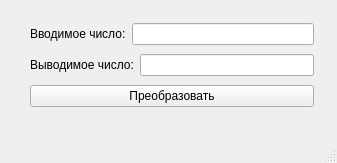
<?xml version="1.0" encoding="UTF-8"?>
<ui version="4.0">
 <class>MainWindow</class>
 <widget class="QMainWindow" name="MainWindow">
  <property name="geometry">
   <rect>
    <x>0</x>
    <y>0</y>
    <width>337</width>
    <height>163</height>
   </rect>
  </property>
  <property name="windowTitle">
   <string>MainWindow</string>
  </property>
  <widget class="QWidget" name="centralwidget">
   <widget class="QWidget" name="">
    <property name="geometry">
     <rect>
      <x>30</x>
      <y>20</y>
      <width>284</width>
      <height>93</height>
     </rect>
    </property>
    <layout class="QVBoxLayout" name="verticalLayout">
     <item>
      <layout class="QHBoxLayout" name="horizontalLayout">
       <item>
        <widget class="QLabel" name="label">
         <property name="text">
          <string>Вводимое число:</string>
         </property>
        </widget>
       </item>
       <item>
        <widget class="QLineEdit" name="lineEdit"/>
       </item>
      </layout>
     </item>
     <item>
      <layout class="QHBoxLayout" name="horizontalLayout_2">
       <item>
        <widget class="QLabel" name="label_2">
         <property name="text">
          <string>Выводимое число:</string>
         </property>
        </widget>
       </item>
       <item>
        <widget class="QLineEdit" name="lineEdit_2"/>
       </item>
      </layout>
     </item>
     <item>
      <widget class="QPushButton" name="pushButton">
       <property name="text">
        <string>Преобразовать</string>
       </property>
      </widget>
     </item>
    </layout>
   </widget>
  </widget>
  <widget class="QMenuBar" name="menubar">
   <property name="geometry">
    <rect>
     <x>0</x>
     <y>0</y>
     <width>337</width>
     <height>22</height>
    </rect>
   </property>
  </widget>
  <widget class="QStatusBar" name="statusbar"/>
 </widget>
 <resources/>
 <connections/>
</ui>
